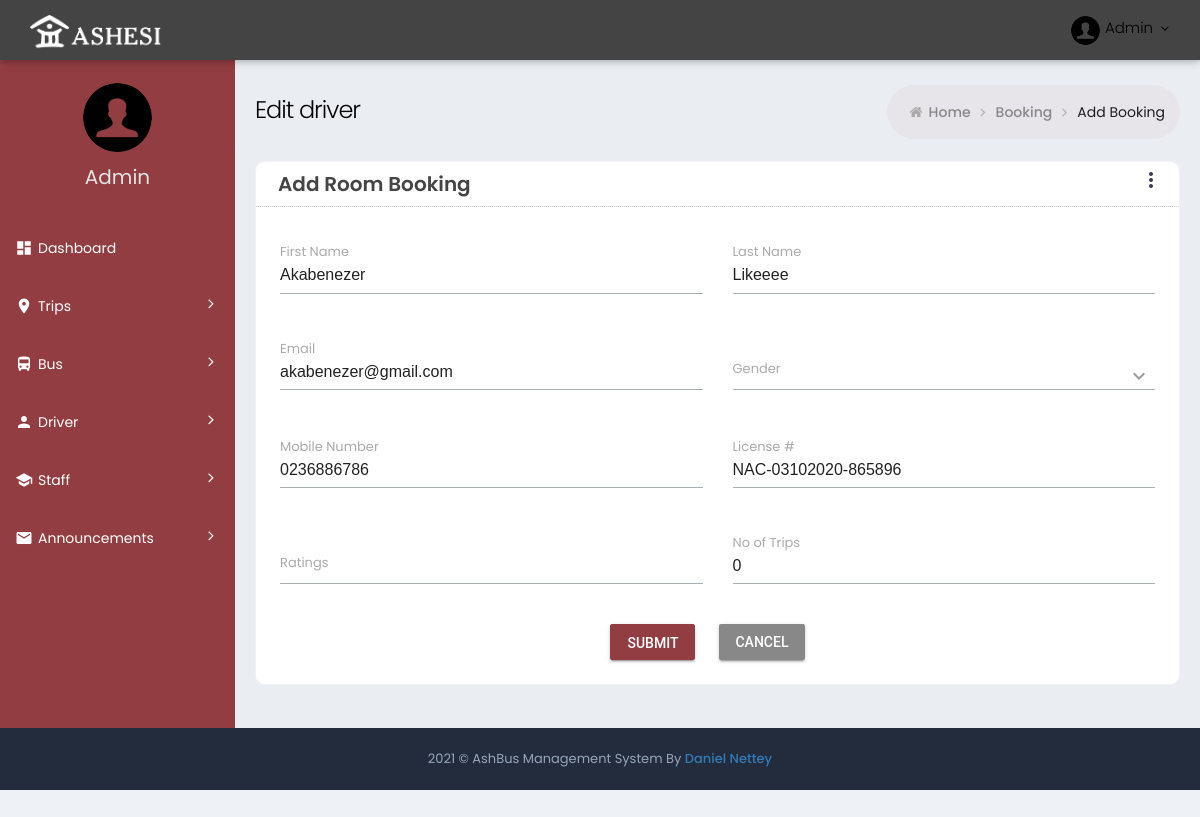
/editdriver/2/, run on an earlier commit of the app's database.
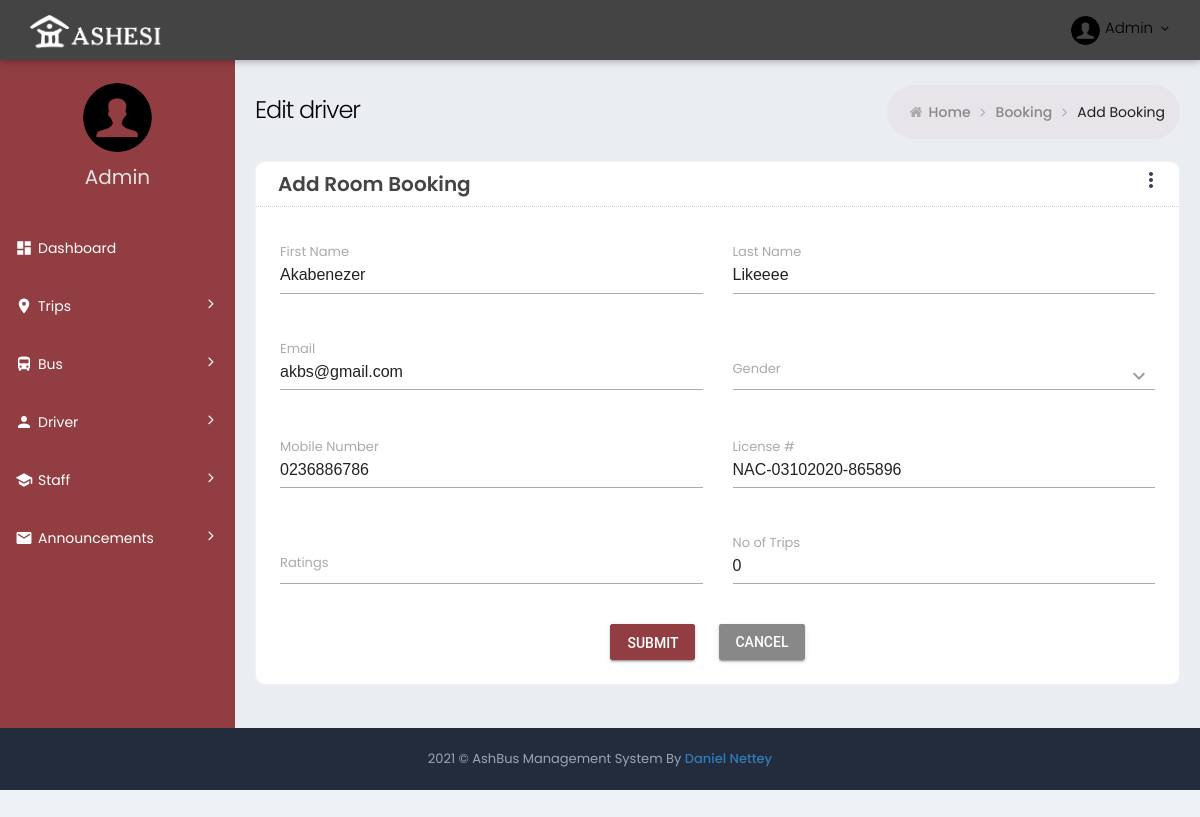
And on a later commit of the database.
### ashbus/ashbus_web/models.py (models this page shows, shortened)
class Driver(models.Model):
    license_number = models.CharField(max_length=20)
    person = models.ForeignKey(Person, on_delete=models.CASCADE)

class Person(models.Model):
    email = models.CharField(max_length=40)
    first_name = models.CharField(max_length=20)
    last_name = models.CharField(max_length=20)
    mobile = models.CharField(max_length=20)
    gender = models.CharField(max_length=10)
    number_of_trips = models.IntegerField(default=0)

### ashbus/ashbus_web/views.py (the view)
# urls.py: path('editdriver/<int:driver_id>/', EditDriverView, name="edit_driver"),
def EditDriverView(request, driver_id):
    driver = Driver.objects.filter(id=driver_id)[0]
    person = Person.objects.filter(id=driver.person.id)[0]
    person = Person.objects.filter(id=driver.person.id)[0]
    if request.method == "POST":
        try:
            person.first_name = request.POST.get('first_name')
            person.last_name = request.POST.get('last_name')
            person.gender = request.POST.get('gender')
            person.email = request.POST.get('email')
            person.gender = "Male"
            person.mobile = request.POST.get('mobile')
            driver.license_number = request.POST.get('card_id')
            driver.ratings = request.POST.get('amount')
            person.number_of_trips = request.POST.get('number_of_trips')
            driver.save()
            person.save()
            return render(request, 'edit_driver.html', {"driver":driver})
        except Exception :
            raise Exception
            return render(request,"Something went wrong")
    else:
        return render(request, 'edit_driver.html', {"driver":driver})

### ashbus/ashbus_web/templates/edit_driver.html (shortened to what the changed rows need)
{% extends 'innerBase.html'  %}
{% block Content %}
<div class="page-content-wrapper">
	<div class="page-content">
		<div class="row">
			<div class="col-sm-12">
				<div class="card-box">
					<form action="{% url 'edit_driver' driver.id %}"  method="POST"  class="">
						<div class="card-body row">
							<div class="col-lg-6 p-t-20">
								<div
									class="mdl-textfield mdl-js-textfield mdl-textfield--floating-label txt-full-width">
									<input class="mdl-textfield__input" type="text" name="first_name" id="txtFirstName" value="{{ driver.person.first_name }}">
									<label class="mdl-textfield__label">First Name</label>
								</div>
							</div>
							<div class="col-lg-6 p-t-20">
								<div
									class="mdl-textfield mdl-js-textfield mdl-textfield--floating-label txt-full-width">
									<input class="mdl-textfield__input" type="text" name="last_name" id="txtLasttName" value="{{ driver.person.last_name }}">
									<label class="mdl-textfield__label">Last Name</label>
								</div>
							</div>
							<div class="col-lg-6 p-t-20">
								<div
									class="mdl-textfield mdl-js-textfield mdl-textfield--floating-label txt-full-width">
									<input class="mdl-textfield__input" type="email" name="email" id="txtemail" value="{{ driver.person.email }}">
									<label class="mdl-textfield__label">Email</label>
								</div>
							</div>
							<div class="col-lg-6 p-t-20">
								<div
									class="mdl-textfield mdl-js-textfield mdl-textfield--floating-label txt-full-width">
									<input class="mdl-textfield__input" type="text" name="mobile" value="{{ driver.person.mobile }}"
										pattern="-?[0-9]*(\.[0-9]+)?" id="text5">
									<label class="mdl-textfield__label" for="text5">Mobile Number</label>
								</div>
							</div>
							<div class="col-lg-6 p-t-20">
								<div
									class="mdl-textfield mdl-js-textfield mdl-textfield--floating-label txt-full-width">
									<input class="mdl-textfield__input" maxlength="20" type="text" name="card_id" id="card_id" value="{{ driver.license_number }}">
									<label class="mdl-textfield__label">License #</label>
								</div>
							</div>
							<div class="col-lg-6 p-t-20">
								<div
									class="mdl-textfield mdl-js-textfield mdl-textfield--floating-label txt-full-width">
									<input class="mdl-textfield__input" type="number" id="number_trips" name="number_of_trips" value="{{ driver.person.number_of_trips }}">
									<label class="mdl-textfield__label">No of Trips</label>
								</div>
							</div>
						</div>
					</form>
				</div>
			</div>
		</div>
	</div>
</div>
{% endblock Content %}

What changed in the data, as far as the page shows it:
changed through a linked row, Driver "NAC-03102020-865896": email "akabenezer@gmail.com" → "akbs@gmail.com"
